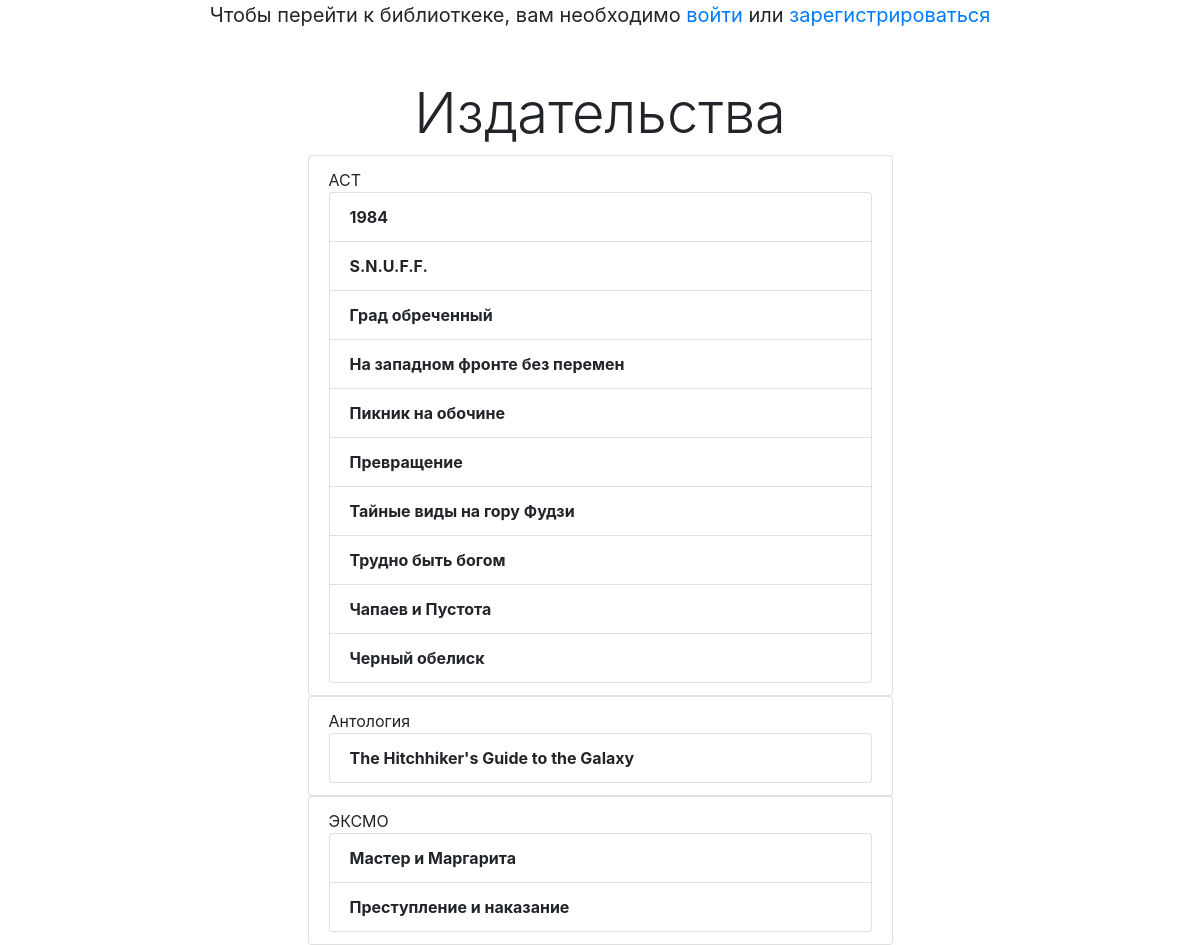
Page /publisher/ on the committed database.
### p_library/models.py (models this page shows, shortened)
class Publisher(models.Model):
    name = models.CharField(max_length=100, verbose_name='Издательство')
    class Meta:
        ordering = ["name"]
        verbose_name = 'Издательство'
        verbose_name_plural = 'Издательства'

class Book(models.Model):
    ISBN = models.CharField(max_length=13, blank=True)
    title = models.CharField(max_length=100, verbose_name='Название книги')
    description = models.TextField(blank=True, verbose_name='Описание')
    year_release = models.SmallIntegerField(verbose_name='Год')
    authors = models.ManyToManyField(Author, related_name='books', verbose_name='Автор')
    copy_count = models.IntegerField(default=1)
    price = models.DecimalField(max_digits = 10, decimal_places=2, default=0, verbose_name='Цена')
    publisher = models.ForeignKey(Publisher, on_delete=models.CASCADE, null=True, blank=True, related_name='books', verbose_name='Издательство')
    country = models.CharField(max_length=2, null=True, verbose_name='Страна')
    image = models.ImageField(upload_to='img/%Y/%m/%d', blank=True, verbose_name='Обложка')
    class Meta:
        ordering = ["title"]
        verbose_name = 'Книга'
        verbose_name_plural = 'Книги'
    def display_author(self):
        return ', '.join([ author.full_name for author in self.authors.all()[:3]])
    display_author.short_description = 'Автор'
    def display_img(self):
        if self.image:
            from django.utils.safestring import mark_safe
            return mark_safe(u'<a href="{0}" target="_blank"><img src="{0}" width="85"/></a>'.format(self.image.url))
        else:
            return '(Нет изображения)'
    display_img.short_description = 'Обложка'
    display_img.allow_tags = True

### p_library/views.py (the view)
# urls.py: path('publisher/', PublisherList.as_view(), name='publisher_list'),
class PublisherList (ListView):
    model = Publisher
    template_name = 'publisher_list.html'
    context_object_name = 'publisher_list'

### p_library/templates/publisher_list.html (shortened to what this page needs)
{% extends 'base.html' %}
{% block content %}
    <h2 class="display-4 text-center">Издательства</h2>
    <div class="row">
        <div class="col-md-6 mx-auto">
                    {% for publisher in publisher_list %}
                    <ul class="list-group">
                        <li class="list-group-item">
                            {{ publisher.name }}
                            <ul class="list-group">
                                {% for book in publisher.books.all %}
                                    <li class="list-group-item"> <strong> {{ book.title }} </strong> </li>
                                {% endfor %}
                            </ul>
                        </li>
                    </ul>
                {% endfor %}
        </div>
    </div>
{% endblock %}

### static/css/style.css (style rules this page uses)
h2, .navbar-nav { margin-top: 50px; }

### rows in the picture
Publisher: name "АСТ"
Book: title "1984"
Book: title "S.N.U.F.F."
Book: title "Град обреченный"
Book: title "На западном фронте без перемен"
Book: title "Пикник на обочине"
Book: title "Превращение"
Book: title "Тайные виды на гору Фудзи"
Book: title "Трудно быть богом"
Book: title "Чапаев и Пустота"
Book: title "Черный обелиск"
Publisher: name "Антология"
Book: title "The Hitchhiker's Guide to the Galaxy"
Publisher: name "ЭКСМО"
Book: title "Мастер и Маргарита"
Book: title "Преступление и наказание"
